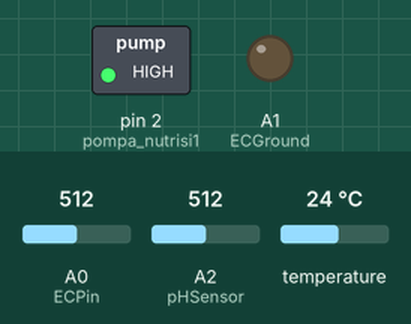
Simulated run of this sketch. Board: Arduino Uno, built with avr-gcc and run on an emulated ATmega328P. Parts: switched loads named in the sketch (green lamp = pin HIGH), output pins drawn as LEDs (lit = HIGH). Inputs (shaded band) come from the test bench; at power-on: A0 (ECPin) = 512, A2 (pHSensor) = 512, temperature 24 °C. Pins used as bus, display or sensor lines are not drawn; what the sketch prints to the serial monitor is not drawn.

Above: at 7.3 s.
7.4 s: A0 (ECPin) set to 359
21.0 s: A0 (ECPin) set to 338
At 34.4 s:
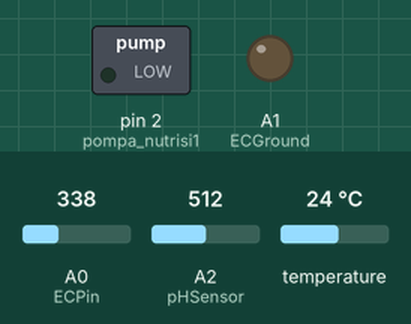
35.0 s: A0 (ECPin) set to 397
48.7 s: A0 (ECPin) set to 423
At 62.7 s:
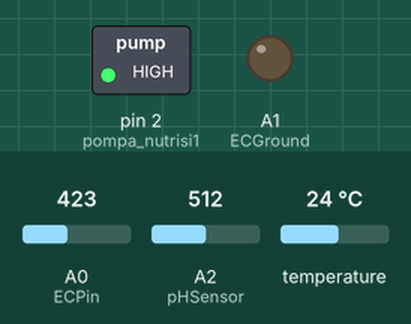
Timing chart, 0 to 63.7 s (numbered marks = the images above; inputs shaded):
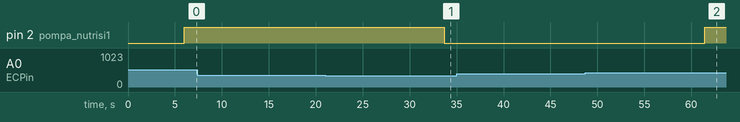

The sketch:

arduino_last_3.ino
```cpp
#include <Arduino.h>
#include <OneWire.h>
#include <DallasTemperature.h>
#include <ArduinoJson.h>

#define TempData 10

int ECPin = A0;
int ECGround = A1;
int ECPower = A4;
int pHSensor = A2;
int pompa_nutrisi1 = 2;
int R1 = 510;
int Ra = 25;
int samples = 10;
int ppm = 0;
int pH = 0;

const int TempPower = 8;
const int TempGnd = 9;

float PPMconversion = 0.7;
float TemperatureCoef = 0.019;
float K = 2.4;
float adc_resolution = 1024.0;
float Temperature = 10;
float EC = 0;
float EC25 = 0;
float raw = 0;
float Vin = 5;
float Vdrop = 0;
float Rc = 0;
float buffer = 0;

String values;

OneWire oneWire(TempData);
DallasTemperature sensors(&oneWire);

 void setup() {
  Serial.begin(9600);

  pinMode(TempGnd, OUTPUT );
  digitalWrite(TempGnd, LOW );
  pinMode(TempPower, OUTPUT );
  digitalWrite(TempPower, HIGH );
  pinMode(ECPin,INPUT);
  pinMode(ECPower, OUTPUT);
  pinMode(ECGround, OUTPUT);
  digitalWrite(ECGround, LOW);
  digitalWrite(ECPower, LOW);
  pinMode(pompa_nutrisi1, OUTPUT);
  delay(100);

  sensors.begin();
  delay(100);

  R1 = (R1+Ra);
}


void loop() {
  values = (pH_value()+','+ ppm_value());
  delay(1000);
  Serial.flush();
  delay(1000);
  Serial.print(values);
  delay(1000);
}

int ph(int voltage){
  return 2.59 + ((2.5 - voltage)/0.18);
}

String pH_value(){

  int measurings=0;

  for (int i = 0; i < samples; i++)
  {
    measurings += analogRead(pHSensor);
    delay(10);
    }
    int voltage = 5/adc_resolution * measurings/samples;

    delay(5000);

    return String(ph(voltage));
}

String ppm_value(){
  sensors.requestTemperatures();
  Temperature = sensors.getTempCByIndex(0);

  digitalWrite(ECPower, HIGH);
  raw = analogRead(ECPin);
  raw = analogRead(ECPin);
  digitalWrite(ECPower, LOW);

  Vdrop = (Vin*raw)/1024.0;
  Rc = (Vdrop*R1)/(Vin-Vdrop);
  Rc = Rc-Ra;
  EC = 1000/(Rc*K);
  EC25 = EC/ (1+ TemperatureCoef*(Temperature-25.0));
  ppm = (EC25)*(PPMconversion*1000);

  delay(5000);

  if(ppm >= 1200){
    digitalWrite(pompa_nutrisi1, LOW);
  }
  if(ppm <= 900){
    digitalWrite(pompa_nutrisi1, HIGH);
  }

  return String(ppm);
}
```

Measured:
- the behaviour switches between 346 and 345 on A0 (ECPin) (found by bisection; images 0 and 1)
- the behaviour switches between 408 and 409 on A0 (ECPin) (found by bisection; images 1 and 2)
- after the input at 7.4 s, every drawn part: stays the same
- after the input at 21.0 s, pin 2 (pompa_nutrisi1): HIGH → LOW after 12.7 s
- after the input at 35.0 s, every drawn part: stays the same
- after the input at 48.7 s, pin 2 (pompa_nutrisi1): LOW → HIGH after 12.7 s
